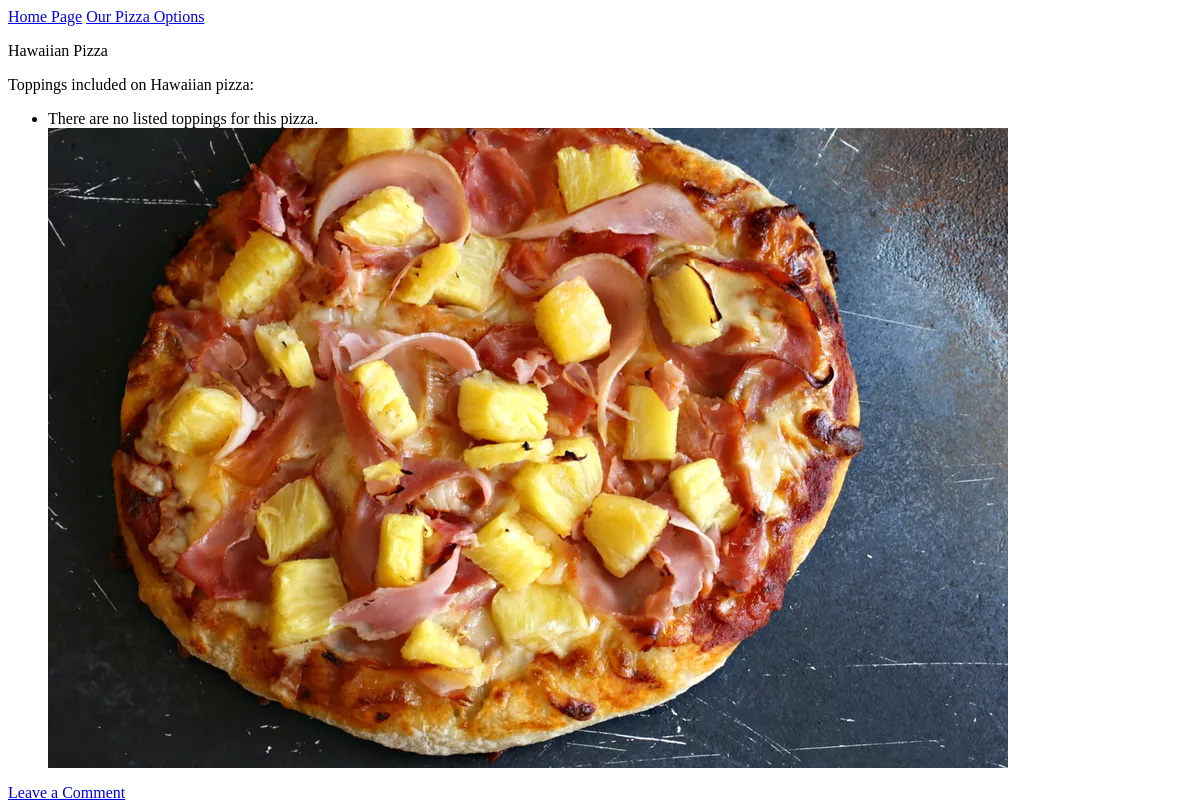
The app's page /pizzas/1/, older data.
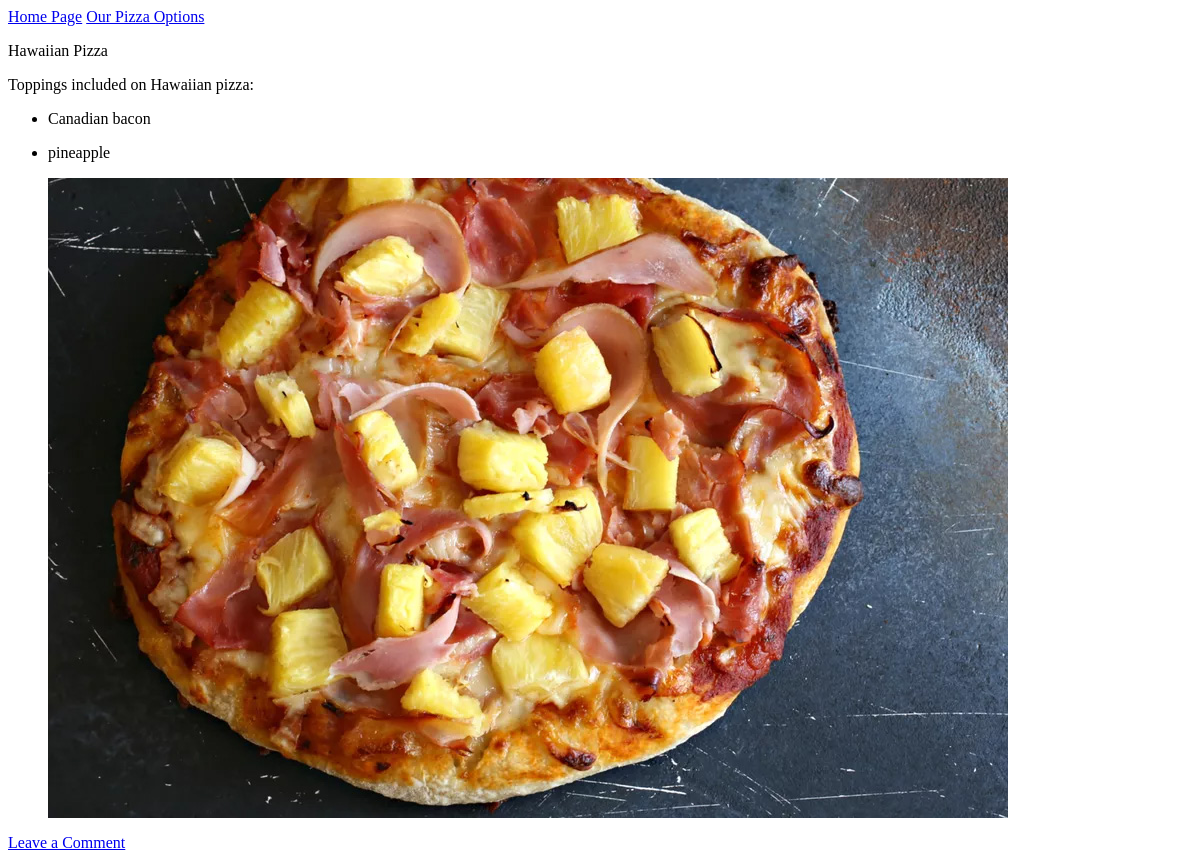
The same page, newer data.
### pizza/models.py (models this page shows, shortened)
class Topping(models.Model):
    pizza = models.ForeignKey(Pizza, on_delete=models.CASCADE)
    name = models.TextField()
    date_added = models.DateTimeField(auto_now_add=True)
    class Meta:
        verbose_name_plural = 'toppings'

### pizza/views.py (the view)
# urls.py: path('', include('pizza.urls')),
def pizza(request, pizza_id):
    pizza = Pizza.objects.get(id=pizza_id)
    toppings = pizza.topping_set.all()
    context = {'pizza':pizza, 'toppings':toppings}
    return render(request, 'pizza/pizza.html', context)

### pizza/models.py (called while the page is built)
    def __str__(self):
        return self.name

### pizza/templates/pizza/pizza.html
{% extends "pizza/base.html" %}
{% load static %}
{% block content %}
<p>{{pizza}} Pizza</p>
<p>Toppings included on {{pizza}} pizza:</p>
<ul>
    {%for topping in toppings %}
    <li>
        <p>{{topping.name|linebreaks }}</p>
    </li>
    {% empty %}
    <li>There are no listed toppings for this pizza.</li>
    {% endfor %}
    {% if pizza.id == 1 %}
    <img src="{% static 'pizza/images/hawaiian2.jpg'%}">
    {% else %}
    <img src="{% static 'pizza/images/meatlovers.jpg'%}">
    {% endif %}
</ul>
<a href="{% url 'pizza:comments' pizza.id %}">Leave a Comment</a>
{% endblock content %}

Row changes from the older to the newer data that the page shows:
added Topping: name "Canadian bacon"
added Topping: name "pineapple"
Text that changed along with them:
text no longer shown: "There are no listed toppings for this pizza."
